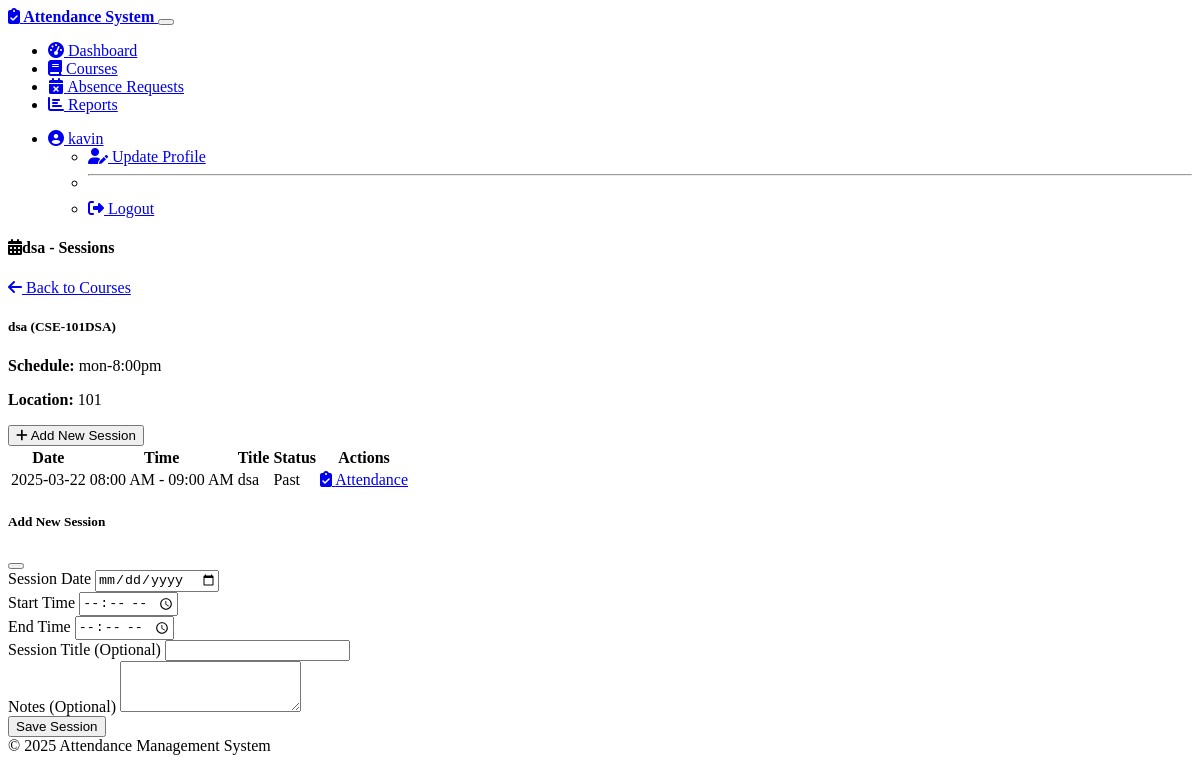
/faculty/course/1/sessions (signed in), run on the app's committed database.
### models.py (models this page shows, shortened)
class User(UserMixin, db.Model):
    id = db.Column(db.Integer, primary_key=True)
    username = db.Column(db.String(64), unique=True, nullable=False)
    email = db.Column(db.String(120), unique=True, nullable=False)
    password_hash = db.Column(db.String(256), nullable=False)
    user_type = db.Column(db.String(10), nullable=False)  # 'student' or 'faculty'
    student = db.relationship('Student', backref='user', uselist=False, cascade="all, delete-orphan")
    faculty = db.relationship('Faculty', backref='user', uselist=False, cascade="all, delete-orphan")

class Course(db.Model):
    id = db.Column(db.Integer, primary_key=True)
    course_code = db.Column(db.String(20), unique=True, nullable=False)
    title = db.Column(db.String(100), nullable=False)
    faculty_id = db.Column(db.Integer, db.ForeignKey('faculty.id'), nullable=False)
    schedule = db.Column(db.String(200), nullable=False)
    location = db.Column(db.String(100), nullable=False)
    description = db.Column(db.Text, nullable=True)
    min_attendance_percent = db.Column(db.Float, default=75.0, nullable=False)
    enrollments = db.relationship('CourseEnrollment', backref='course', lazy=True, cascade="all, delete-orphan")
    sessions = db.relationship('CourseSession', backref='course', lazy=True, cascade="all, delete-orphan")

class CourseSession(db.Model):
    id = db.Column(db.Integer, primary_key=True)
    course_id = db.Column(db.Integer, db.ForeignKey('course.id'), nullable=False)
    session_date = db.Column(db.Date, nullable=False)
    start_time = db.Column(db.Time, nullable=False)
    end_time = db.Column(db.Time, nullable=False)
    title = db.Column(db.String(100), nullable=True)
    notes = db.Column(db.Text, nullable=True)
    attendance_records = db.relationship('Attendance', backref='session', lazy=True, cascade="all, delete-orphan")

### routes.py (the view, shortened to what this page needs)
    @app.route('/faculty/course/<int:course_id>/sessions', methods=['GET', 'POST'])
    @login_required
    def course_sessions(course_id):
        if current_user.user_type != 'faculty':
            flash('Access denied', 'danger')
            return redirect(url_for('index'))
        faculty = Faculty.query.filter_by(user_id=current_user.id).first()
        course = Course.query.get_or_404(course_id)
        if course.faculty_id != faculty.id:
            flash('You do not have permission to manage this course', 'danger')
            return redirect(url_for('course_management'))
        form = CourseSessionForm()
        sessions = CourseSession.query.filter_by(course_id=course.id).order_by(CourseSession.session_date, CourseSession.start_time).all()
        today = date.today()
        return render_template('faculty/course_management.html',
                            form=form,
                            course=course,
                            sessions=sessions,
                            sessions_view=True,
                            today=today)  # Pass today to the template

### forms.py
class CourseSessionForm(FlaskForm):
    session_date = DateField('Session Date', validators=[DataRequired()])
    start_time = TimeField('Start Time', validators=[DataRequired()])
    end_time = TimeField('End Time', validators=[DataRequired()])
    title = StringField('Session Title', validators=[Optional(), Length(max=100)])
    notes = TextAreaField('Notes', validators=[Optional()])
    submit = SubmitField('Save Session')

### app.py (called while the page is built)
    @login_manager.user_loader
    def load_user(user_id):
        return User.query.get(int(user_id))

### templates/faculty/course_management.html (shortened to what this page needs)
{% extends "base.html" %}
{% block content %}
<div class="row">
    <div class="col-md-12 mb-4">
        <div class="card">
            <div class="card-header bg-primary text-white d-flex justify-content-between align-items-center">
                <h4 class="mb-0">
                    {% if edit_mode %}
                        <i class="fas fa-edit me-2"></i>Edit Course
                    {% elif sessions_view %}
                        <i class="fas fa-calendar-alt me-2"></i>{{ course.title }} - Sessions
                    {% else %}
                        <i class="fas fa-book me-2"></i>Course Management
                    {% endif %}
                </h4>
                {% if edit_mode or sessions_view %}
                    <a href="{{ url_for('course_management') }}" class="btn btn-sm btn-light">
                        <i class="fas fa-arrow-left me-1"></i> Back to Courses
                    </a>
                {% endif %}
            </div>
            <div class="card-body">
                {% if sessions_view %}
                    <div class="row mb-4">
                        <div class="col-md-6">
                            <h5>{{ course.title }} ({{ course.course_code }})</h5>
                            <p><strong>Schedule:</strong> {{ course.schedule }}</p>
                            <p><strong>Location:</strong> {{ course.location }}</p>
                        </div>
                        <div class="col-md-6 text-md-end">
                            <button type="button" class="btn btn-primary" data-bs-toggle="modal" data-bs-target="#addSessionModal">
                                <i class="fas fa-plus me-1"></i> Add New Session
                            </button>
                        </div>
                    </div>
                    {% if sessions %}
                        <div class="table-responsive">
                            <table class="table table-striped">
                                <thead>
                                    <tr>
                                        <th>Date</th>
                                        <th>Time</th>
                                        <th>Title</th>
                                        <th>Status</th>
                                        <th>Actions</th>
                                    </tr>
                                </thead>
                                <tbody>
                                    {% for session in sessions %}
                                        <tr>
                                            <td>{{ session.session_date.strftime('%Y-%m-%d') }}</td>
                                            <td>{{ session.start_time.strftime('%I:%M %p') }} - {{ session.end_time.strftime('%I:%M %p') }}</td>
                                            <td>{{ session.title or 'Regular class' }}</td>
                                            <td>
                                                {% if session.session_date > today %}
                                                    <span class="badge bg-info">Upcoming</span>
                                                {% elif session.session_date == today %}
                                                    <span class="badge bg-warning">Today</span>
                                                {% else %}
                                                    <span class="badge bg-secondary">Past</span>
                                                {% endif %}
                                            </td>
                                            <td>
                                                <a href="{{ url_for('take_attendance', session_id=session.id) }}"
                                                   class="btn btn-sm btn-primary">
                                                    <i class="fas fa-clipboard-check me-1"></i> Attendance
                                                </a>
                                            </td>
                                        </tr>
                                    {% endfor %}
                                </tbody>
                            </table>
                        </div>
                    {% else %}
                        <div class="alert alert-info">
                            <i class="fas fa-info-circle me-2"></i> No sessions have been created for this course yet.
                        </div>
                    {% endif %}
                    <div class="modal fade" id="addSessionModal" tabindex="-1" aria-labelledby="addSessionModalLabel" aria-hidden="true">
                        <div class="modal-dialog">
                            <div class="modal-content">
                                <div class="modal-header">
                                    <h5 class="modal-title" id="addSessionModalLabel">Add New Session</h5>
                                    <button type="button" class="btn-close" data-bs-dismiss="modal" aria-label="Close"></button>
                                </div>
                                <div class="modal-body">
                                    <form method="POST" action="{{ url_for('course_sessions', course_id=course.id) }}">
                                        <div class="mb-3">
                                            <label for="session_date" class="form-label">{{ form.session_date.label }}</label>
                                            {{ form.session_date(class="form-control", id="session_date", type="date") }}
                                        </div>
                                        <div class="mb-3">
                                            <label for="start_time" class="form-label">{{ form.start_time.label }}</label>
                                            {{ form.start_time(class="form-control", id="start_time", type="time") }}
                                        </div>
                                        <div class="mb-3">
                                            <label for="end_time" class="form-label">{{ form.end_time.label }}</label>
                                            {{ form.end_time(class="form-control", id="end_time", type="time") }}
                                        </div>
                                        <div class="mb-3">
                                            <label for="title" class="form-label">{{ form.title.label }} (Optional)</label>
                                            {{ form.title(class="form-control", id="title") }}
                                        </div>
                                        <div class="mb-3">
                                            <label for="notes" class="form-label">{{ form.notes.label }} (Optional)</label>
                                            {{ form.notes(class="form-control", id="notes", rows="3") }}
                                        </div>
                                        <div class="d-grid">
                                            {{ form.submit(class="btn btn-primary") }}
                                        </div>
                                    </form>
                                </div>
                            </div>
                        </div>
                    </div>
                {% endif %}
            </div>
        </div>
    </div>
</div>
{% endblock %}

### templates/base.html (shortened to what this page needs)
<!DOCTYPE html>
<html lang="en" data-bs-theme="dark">
<head>
    <link rel="stylesheet" href="https://cdn.replit.com/agent/bootstrap-agent-dark-theme.min.css">
    <link rel="stylesheet" href="https://cdnjs.cloudflare.com/ajax/libs/font-awesome/6.4.0/css/all.min.css">
    <link rel="stylesheet" href="{{ url_for('static', filename='css/styles.css') }}">
</head>
<body>
    <nav class="navbar navbar-expand-lg navbar-dark bg-dark mb-4">
        <div class="container">
            <a class="navbar-brand" href="{{ url_for('index') }}">
                <i class="fas fa-clipboard-check me-2"></i>
                Attendance System
            </a>
            <button class="navbar-toggler" type="button" data-bs-toggle="collapse" data-bs-target="#navbarNav"
                    aria-controls="navbarNav" aria-expanded="false" aria-label="Toggle navigation">
            </button>
            <div class="collapse navbar-collapse" id="navbarNav">
                <ul class="navbar-nav">
                    {% if current_user.is_authenticated %}
                        {% if current_user.user_type == 'student' %}
                            <li class="nav-item">
                                <a class="nav-link {% if request.endpoint == 'student_dashboard' %}active{% endif %}"
                                   href="{{ url_for('student_dashboard') }}">
                                    <i class="fas fa-tachometer-alt me-1"></i> Dashboard
                                </a>
                            </li>
                            <li class="nav-item">
                                <a class="nav-link {% if request.endpoint == 'view_absence_requests' %}active{% endif %}"
                                   href="{{ url_for('view_absence_requests') }}">
                                    <i class="fas fa-calendar-times me-1"></i> Absence Requests
                                </a>
                            </li>
                        {% elif current_user.user_type == 'faculty' %}
                            <li class="nav-item">
                                <a class="nav-link {% if request.endpoint == 'faculty_dashboard' %}active{% endif %}"
                                   href="{{ url_for('faculty_dashboard') }}">
                                    <i class="fas fa-tachometer-alt me-1"></i> Dashboard
                                </a>
                            </li>
                            <li class="nav-item">
                                <a class="nav-link {% if request.endpoint == 'course_management' %}active{% endif %}"
                                   href="{{ url_for('course_management') }}">
                                    <i class="fas fa-book me-1"></i> Courses
                                </a>
                            </li>
                            <li class="nav-item">
                                <a class="nav-link {% if request.endpoint == 'faculty_absence_requests' %}active{% endif %}"
                                   href="{{ url_for('faculty_absence_requests') }}">
                                    <i class="fas fa-calendar-times me-1"></i> Absence Requests
                                </a>
                            </li>
                            <li class="nav-item">
                                <a class="nav-link {% if request.endpoint == 'attendance_reports' %}active{% endif %}"
                                   href="{{ url_for('attendance_reports') }}">
                                    <i class="fas fa-chart-bar me-1"></i> Reports
                                </a>
                            </li>
                        {% endif %}
                    {% endif %}
                </ul>
                <ul class="navbar-nav ms-auto">
                    {% if current_user.is_authenticated %}
                        <li class="nav-item dropdown">
                            <a class="nav-link dropdown-toggle" href="#" id="navbarDropdown" role="button"
                               data-bs-toggle="dropdown" aria-expanded="false">
                                <i class="fas fa-user-circle me-1"></i>
                                {{ current_user.username }}
                            </a>
                            <ul class="dropdown-menu dropdown-menu-end" aria-labelledby="navbarDropdown">
                                <li>
                                    <a class="dropdown-item" href="{{ url_for('update_profile') }}">
                                        <i class="fas fa-user-edit me-1"></i> Update Profile
                                    </a>
                                </li>
                                <li>
                                    <hr class="dropdown-divider">
                                </li>
                                <li>
                                    <a class="dropdown-item" href="{{ url_for('logout') }}">
                                        <i class="fas fa-sign-out-alt me-1"></i> Logout
                                    </a>
                                </li>
                            </ul>
                        </li>
                    {% endif %}
                </ul>
            </div>
        </div>
    </nav>
    <div class="container mb-4">
        {% block content %}{% endblock %}
    </div>
    <footer class="footer mt-auto py-3 bg-dark">
        <div class="container text-center">
            <span class="text-muted">&copy; 2025 Attendance Management System</span>
        </div>
    </footer>
</body>
</html>

### static/css/styles.css (style rules this page uses)
.navbar-brand { font-weight: 600; }
.card-header { font-weight: 500; }

### data on the page
User: username "kavin"
Course: title "dsa", course_code "CSE-101DSA", schedule "mon-8:00pm", location "101"
CourseSession: session_date "2025-03-22", start_time "08:00 AM", end_time "09:00 AM", title "dsa", shows "Past"
